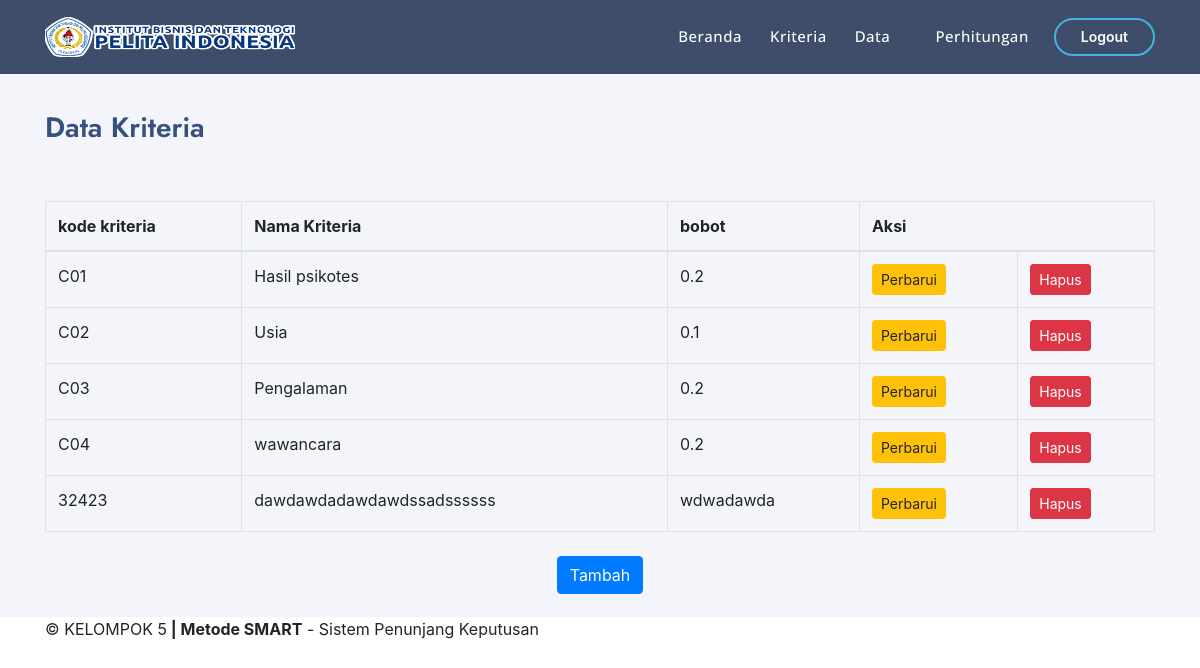
Page /admin/index.php?page=kriteria on the committed database.
### tables this page shows
CREATE TABLE `tb_kriteria` (
  `no` int(10) NOT NULL,
  `kode_kriteria` varchar(35) NOT NULL,
  `nama_kriteria` varchar(35) NOT NULL,
  `bobot` varchar(35) NOT NULL
);

### admin/kriteria.php (the view, shortened to what this page needs)
<br>
<h2>Data Kriteria</h2>
<br><br>
        <table class="table table-bordered">
            <thead>
                <tr>
                    <th>kode kriteria</th>
                    <th>Nama Kriteria</th>
                    <th>bobot</th>
                    <th colspan=2>Aksi</th>
                </tr>
            </thead>
            <tbody>
            <?php
            $hostname = "localhost";
            $username = "root";
            $password = "";
            $database = "smart";
            $mysqli = new mysqli($hostname, $username, $password, $database);
            $sql = "SELECT * FROM tb_kriteria";
            $result = $mysqli->query($sql);
            while ($row = $result->fetch_assoc()) {
                ?>
                <tr>
                    <td><?php echo $row["kode_kriteria"]; ?></td>
                    <td><?php echo $row["nama_kriteria"]; ?></td>
                    <td><?php echo $row["bobot"]; ?></td>
                    <td><a href="?page=kriteria-edit&kode_kriteria=<?php echo $row['kode_kriteria']; ?>" class="btn btn-sm btn-warning">Perbarui</td>
                <td><a href="?page=kriteria-hapus&kode_kriteria=<?php echo $row['kode_kriteria']; ?>" class="btn btn-sm btn-danger">Hapus</td>
                </tr>
                <?php
            }
            ?>
            </tbody>
        </table>
        <div class="row mt-4">
    <div class="col-md-12 text-center">
        <a href="?page=kriteria-tambah" class="btn btn-primary mb-2">Tambah</a>
    </div>
    </div>
</div>

### assets/css/style.css (style rules this page uses)
a { color: #47b2e4; }
h1, h2, h3, h4, h5, h6 { font-family: "Jost", sans-serif; }
.breadcrumbs h2 { font-size: 28px; font-weight: 600; color: #37517e; }

### rows in the picture
tb_kriteria: kode_kriteria "C01", nama_kriteria "Hasil psikotes", bobot "0.2"
tb_kriteria: kode_kriteria "C02", nama_kriteria "Usia", bobot "0.1"
tb_kriteria: kode_kriteria "C03", nama_kriteria "Pengalaman", bobot "0.2"
tb_kriteria: kode_kriteria "C04", nama_kriteria "wawancara", bobot "0.2"
tb_kriteria: kode_kriteria "32423", nama_kriteria "dawdawdadawdawdssadssssss", bobot "wdwadawda"
